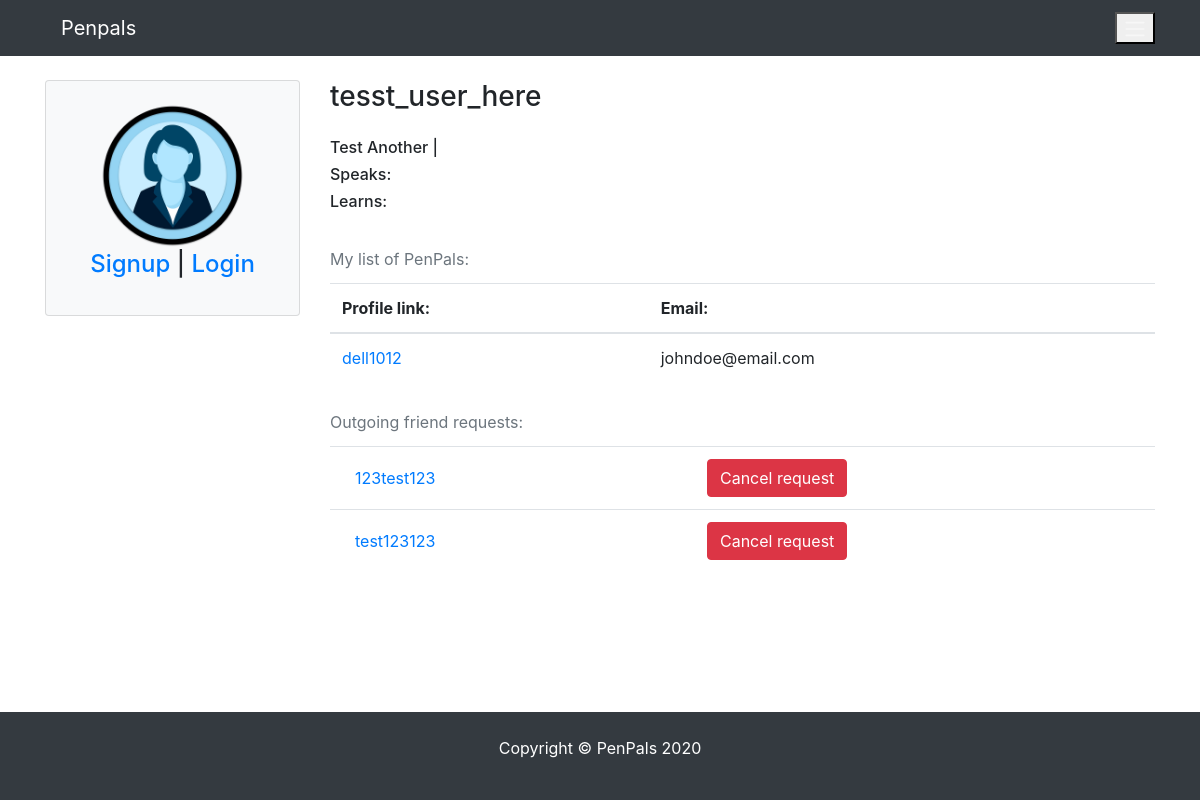
The page /profile/3 on the database its author committed.
### pages/models.py (models this page shows, shortened)
class Profile(models.Model):
    user = models.OneToOneField(
        User, blank=True, null=True, on_delete=models.CASCADE)
    first = models.CharField(max_length=200, blank=True, null=True)
    last = models.CharField(max_length=200, blank=True, null=True)
    photo = models.ImageField(
        default='user.png', upload_to='photos/%y/%m',  blank=True, null=True)
    friends = models.ManyToManyField('self', blank=True)
    speaks = models.CharField(max_length=200, blank=True, null=True)
    learns = models.CharField(max_length=200, blank=True, null=True)
    def __init__(self, *args, **kwargs):
         super(Profile, self).__init__(*args, **kwargs)
         self.speaks = from_value_to_label(self.speaks)
         self.learns = from_value_to_label(self.learns)
    def __str__(self):
        return str(self.user)
    class Meta:
        ordering = ['-id']

class FriendRequest(models.Model):
    to_profile = models.ForeignKey(Profile, related_name="to_profile", on_delete=models.CASCADE)
    from_profile = models.ForeignKey(Profile, related_name="from_profile", on_delete=models.CASCADE)
    created = models.DateTimeField(auto_now_add=True)

### pages/views.py (the view, shortened to what this page needs)
# urls.py: path('profile/<int:profile_id>', ProfileView.as_view(), name="profile"),
class ProfileView(SuccessMessageMixin, DetailView):
    template_name = 'pages/profile.html'
    form_class = ProfileViewForm
    context_object_name = 'profile'
    model = Profile
    friends = Profile.objects.none()
    instance = Profile.objects.none()
    def get_object(self):
        self.instance = Profile.objects.get(id=self.kwargs['profile_id'])  # self.request.user.profile.id)
        self.friends = FriendRequest.objects.filter(to_profile = self.instance)
        return self.instance
    def get_context_data(self, **kwargs):
        self.friends = self.instance.friends.all()
        received_requests = FriendRequest.objects.filter(to_profile = self.instance)
        outgoing_requests = self.instance.from_profile.all()
        button_friend_text = ""
        if self.request.user.is_authenticated:
            if self.request.user.profile not in self.friends:
                button_friend_text = "not_friend_yet"
                if len(FriendRequest.objects.filter(from_profile = self.request.user.profile).filter(to_profile=self.instance))==1:
                    button_friend_text = "request_sent"
        self.context_data = {
            'profile': self.instance,
            'friends': self.friends,
            'received_requests': received_requests,
            'outgoing_requests': outgoing_requests,
            'button_friend_text': button_friend_text,
        }
        return self.context_data

### pages/utils.py (called while the page is built)
def from_value_to_label(field):
    if field is not None:
        list_of_labels = [label for value, label in LANGUAGE_CHOICES if str(value) in field]
        return ", ".join(list_of_labels)  # list_of_labels  #ast.literal_eval(field)  # [int(i) for i in field.replace('[','').replace(']','').replace(',','').replace("'",'').split(" ")] # list_of_labels #
    return field

### pages/templates/pages/profile.html (shortened to what this page needs)
{% extends 'pages/base.html' %} {% block content %}
<div class="row">
  {% include 'pages/partials/_sidebar.html' %}
  <div class="col-md-9 col-sm-12">
    <h3>{{profile.user}}</h3>
    <div class="my-4">
      <h6>{{profile.first}} {{profile.last}} | {{profile.user.email}}</h6>
      <h6>Speaks: {{profile.speaks}}</h6>
      <h6>Learns: {{profile.learns}}</h6>
    </div>
    {% if friends %}
    <div class="table-responsive">
      <table class="table">
        <caption>
          My list of PenPals:
        </caption>
        <thead>
          <tr>
            <th>Profile link:</th>
            <th>Email:</th>
          </tr>
        </thead>
        <tbody>
          {% for friend_profile in friends %}
          <tr>
            <td>
              <a href="{% url 'pages:profile' friend_profile.id %}"
                >{{friend_profile}}</a
              >
            </td>
            <td>{{friend_profile.user.email}}</td>
          </tr>
          {% endfor %}
        </tbody>
      </table>
    </div>
    {% endif %}
    {% if outgoing_requests %}
    <div class="table-responsive">
      <table class="table">
        <caption>
          Outgoing friend requests:
        </caption>
        <tbody>
          {% for request_outgoing in outgoing_requests %}
          <tr>
            <td>
              <a
                href="{% url 'pages:profile' request_outgoing.to_profile.id %}"
                class="btn text-primary"
                >{{request_outgoing.to_profile}}</a
              >
            </td>
            <td>
              <a
                href="{% url 'pages:drop_request' request_outgoing.to_profile.id %}"
                class="btn btn-danger"
                >Cancel request</a
              >
            </td>
          </tr>
          {% endfor %}
        </tbody>
      </table>
    </div>
    {% endif %}
  </div>
</div>
{% endblock content %}

### pages/templates/pages/partials/_sidebar.html (shortened to what this page needs)
<div class="col-lg-3 col-md-3 col-sm-6 mx-auto">
    <div class="card bg-light mw-30rem">
        <div class="card-body text-center">
            <h4 class="card-title">
                {% if profile.photo %}
                    <img src="{{profile.photo.url}}" alt="profile photo url" class="card-img-top mx-auto rounded-circle">
                {% else %}
                    <img src="https://placehold.it/200x200" alt="profile photo url" class="card-img-top mx-auto rounded-circle">
                {% endif %}
                {% if request.user == profile.user %}
                <p>Welcome to PenPals, {{profile.user}}</p>
                <p><a href="{% url 'logout' %}">Logout</a> | <a href="{% url 'conversations:inbox' %}">Inbox</a></p>
                {% elif request.user.is_anonymous %}
                    <p><a href="{% url 'pages:signup' %}">Signup</a> | <a href="{% url 'login' %}">Login</a></p>
                {% endif %}
            </h4>
        </div>
    </div>
</div>

### static_files/css/styles.css (style rules this page uses)
.card-img-top { width: 70%; height: 70%; }
.card { margin-bottom: 1.5rem!important; }
caption { caption-side:top; }

### rows shown on the page
Profile: photo (picture), user "tesst_user_here", first "Test", last "Another"
Profile: user.username "dell1012", user.email "johndoe@email.com"
FriendRequest: to_profile "123test123"
FriendRequest: to_profile "test123123"
